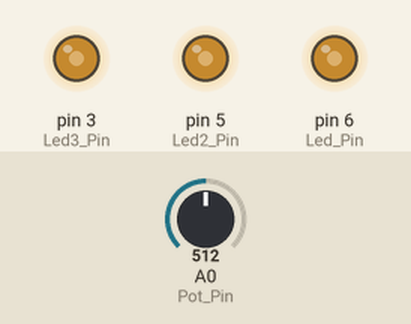
The sketch below on a simulated Arduino Uno, built with avr-gcc and run on an emulated ATmega328P. On the bench: output pins drawn as LEDs (lit = HIGH). The test bench sets the inputs (shaded band); at power-on: A0 (Pot_Pin) = 512.

Above: at 10.2 s.
10.3 s: A0 (Pot_Pin) set to 716
At 10.9 s:
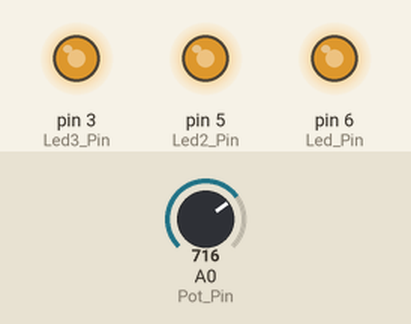
11.8 s: A0 (Pot_Pin) set to 900
At 13.0 s:
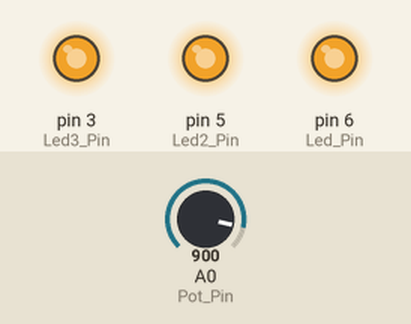
13.3 s: A0 (Pot_Pin) set to 122
At 14.3 s:
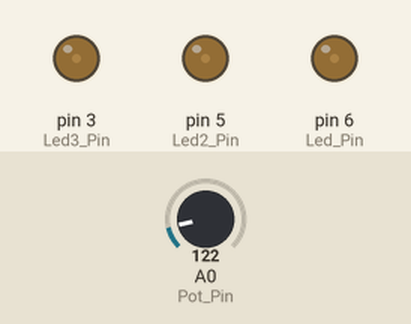
14.8 s: A0 (Pot_Pin) set to 306
At 15.5 s:
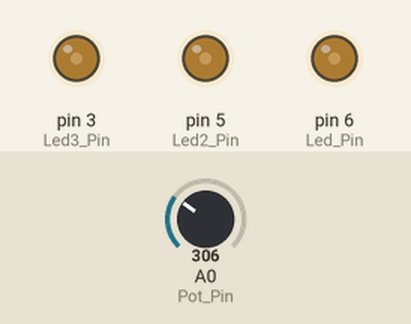
Timing chart, 0 to 17.3 s (numbered marks = the images above; inputs shaded):
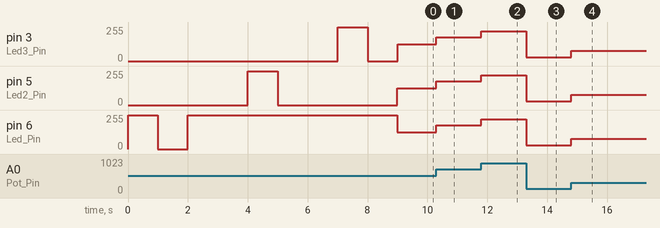

The sketch:

Arduino_3_001.ino
```cpp
// C++ code
//
int Led_Pin = 6;
int Led2_Pin = 5;
int Led3_Pin = 3;
int Pot_Pin = A0;
int sensorValue = 0;
int outputValue = 0;
void setup()
{
pinMode(Led_Pin, OUTPUT);
pinMode(Led2_Pin, OUTPUT);
pinMode(Led3_Pin, OUTPUT);

Test_Led();
}
void loop()
{
sensorValue = analogRead(Pot_Pin);
outputValue = map(sensorValue, 0, 1023, 0, 255);
analogWrite(Led_Pin, outputValue);
sensorValue = analogRead(Pot_Pin);
outputValue = map(sensorValue, 0, 1023, 0, 255);
analogWrite(Led2_Pin, outputValue);
sensorValue = analogRead(Pot_Pin);
outputValue = map(sensorValue, 0, 1023, 0, 255);
analogWrite(Led3_Pin, outputValue);
}
void Test_Led()
{
digitalWrite(Led_Pin, HIGH);
delay(1000);
digitalWrite(Led_Pin, LOW);
delay(1000);
digitalWrite(Led_Pin, HIGH);
delay(1000);
digitalWrite(Led2_Pin, LOW);
delay(1000);
digitalWrite(Led2_Pin, HIGH);
delay(1000);
digitalWrite(Led2_Pin, LOW);
delay(1000);
digitalWrite(Led3_Pin, LOW);
delay(1000);
digitalWrite(Led3_Pin, HIGH);
delay(1000);
digitalWrite(Led3_Pin, LOW);
delay(1000);
}
```

Measured:
- after the input at 10.3 s, pin 3 (Led3_Pin), pin 5 (Led2_Pin), pin 6 (Led_Pin): 127/255 → 178/255 at once
- after the input at 11.8 s, pin 3 (Led3_Pin), pin 5 (Led2_Pin), pin 6 (Led_Pin): 178/255 → 224/255 at once
- after the input at 13.3 s, pin 3 (Led3_Pin), pin 5 (Led2_Pin), pin 6 (Led_Pin): 224/255 → 30/255 at once
- after the input at 14.8 s, pin 3 (Led3_Pin), pin 5 (Led2_Pin), pin 6 (Led_Pin): 30/255 → 76/255 at once
